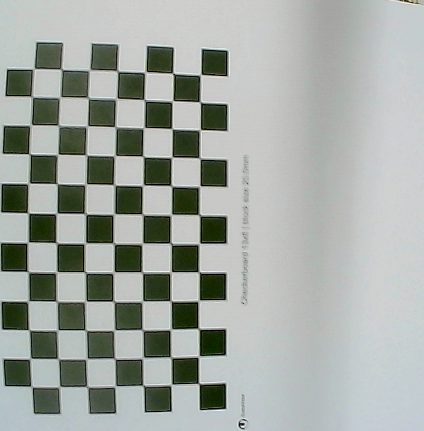
#> input picture Computer_Vision/calib1.png, 424 x 431 px; its folder holds 5 pictures in this run
$ python CameraCalibration.py
#> lines starting #> are read from the running program, lines starting #| are printed output that depends on the picture; after the words box and inside, x2 and y2 are one past the last pixel; in counts of white or black regions, pixels touching at a corner belong together
import numpy as np
import cv2 as cv
import glob


################ FIND CHESSBOARD CORNERS - OBJECT POINTS AND IMAGE POINTS #############################

chessboardSize = (12,7)
frameSize = (416,416)


# termination criteria
criteria = (cv.TERM_CRITERIA_EPS + cv.TERM_CRITERIA_MAX_ITER, 30, 0.001)


# prepare object points, like (0,0,0), (1,0,0), (2,0,0) ....,(6,5,0)
objp = np.zeros((chessboardSize[0] * chessboardSize[1], 3), np.float32)
objp[:,:2] = np.mgrid[0:chessboardSize[0],0:chessboardSize[1]].T.reshape(-1,2)*11 # 11 mm


# Arrays to store object points and image points from all the images.
objpoints = [] # 3d point in real world space
imgpoints = [] # 2d points in image plane.


images = glob.glob('*.png')

for image in images:

    img = cv.imread(image)
#> img is the input picture: shape (431, 424, 3); mean B, G, R 162, 167.2, 161.9
    gray = cv.cvtColor(img, cv.COLOR_BGR2GRAY)
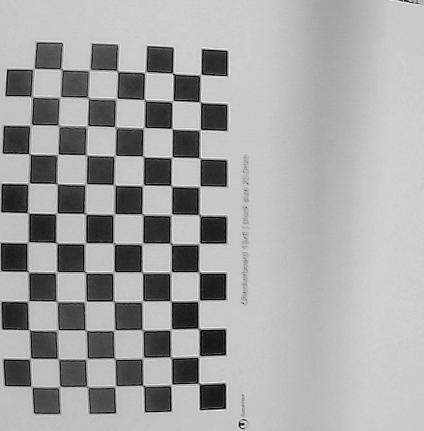
#> gray: shape (431, 424); min 0, max 252, mean 165

    # Find the chess board corners
    ret, corners = cv.findChessboardCorners(gray, chessboardSize, None)
#> ret = True; corners = 84 rows, first 8: [199.9, 74.01], [200.3, 101.6], [200.1, 129.9], [200.1, 157.9], [200.6, 186.9], [197.4, 215.3], [198.4, 242.2], [199.3, 271.6]

    # If found, add object points, image points (after refining them)
    if ret == True:

        objpoints.append(objp)
        corners2 = cv.cornerSubPix(gray, corners, (11,11), (-1,-1), criteria)
#> corners2 = 84 rows, first 8: [200.5, 74.73], [200, 102.1], [200, 129.8], [199.7, 158.3], [199.5, 186.4], [199.3, 215], [199.2, 243.6], [198.8, 272.2]
        imgpoints.append(corners)

        # Draw and display the corners
        cv.drawChessboardCorners(img, chessboardSize, corners2, ret)
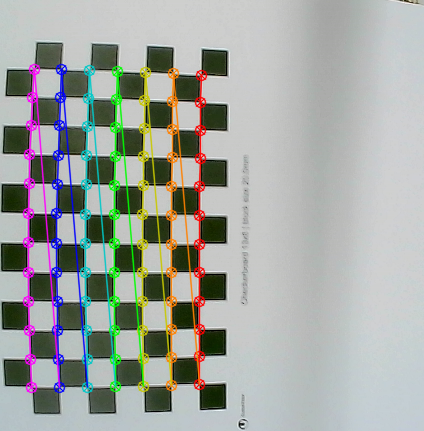
#> img: shape (431, 424, 3); 10.04% of pixels changed, all inside (x1, y1, x2, y2) = (22, 63, 208, 394)
        cv.imshow('img', img)
        cv.waitKey(1000)
#> pass 2 of the loop `for image in images:`:
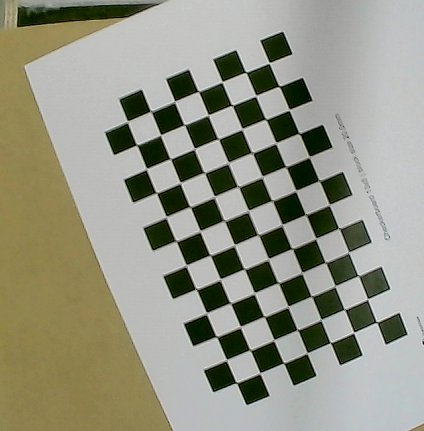
#> input picture Computer_Vision/calib2.png, 424 x 431 px
#> img is the input picture: shape (431, 424, 3); mean B, G, R 131.5, 147.6, 147.1
#> `gray = cv.cvtColor(img, cv.COLOR_BGR2GRAY)`:
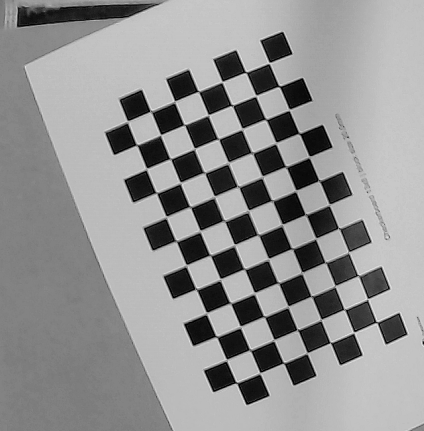
#> gray: shape (431, 424); min 0, max 240, mean 145.6
#> corners = 84 rows, first 8: [269.4, 62.92], [279, 86.3], [288.7, 109.4], [299.3, 132.9], [309, 156.4], [319, 179.7], [328.8, 204.4], [338.9, 227.6]
#> corners2 = 84 rows, first 8: [269.2, 62.93], [279.2, 86.31], [289.2, 109.7], [299.3, 133.4], [309.3, 156.9], [319.3, 180.7], [329.4, 204.8], [338.8, 228.3]
#> `cv.drawChessboardCorners(img, chessboardSize, corners2, ret)`:
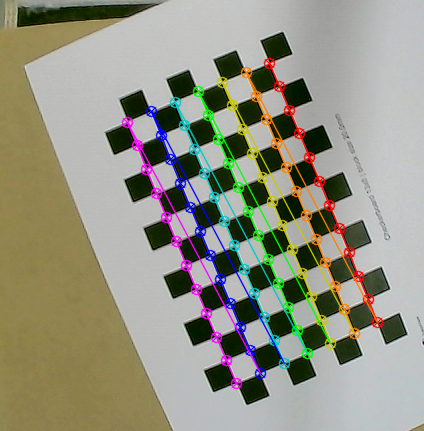
#> img: shape (431, 424, 3); 8.99% of pixels changed, all inside (x1, y1, x2, y2) = (121, 57, 384, 390)
#> pass 3 of the loop `for image in images:`:
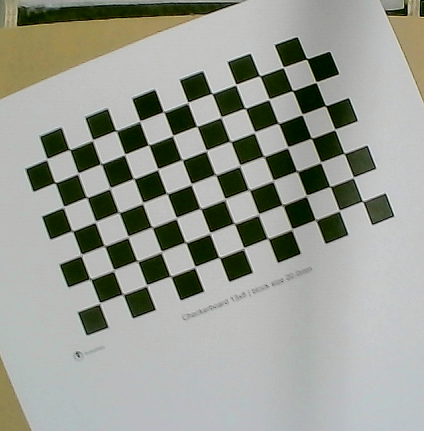
#> input picture Computer_Vision/calib3.png, 424 x 431 px
#> img is the input picture: shape (431, 424, 3); mean B, G, R 146.7, 155.3, 152.4
#> `gray = cv.cvtColor(img, cv.COLOR_BGR2GRAY)`:
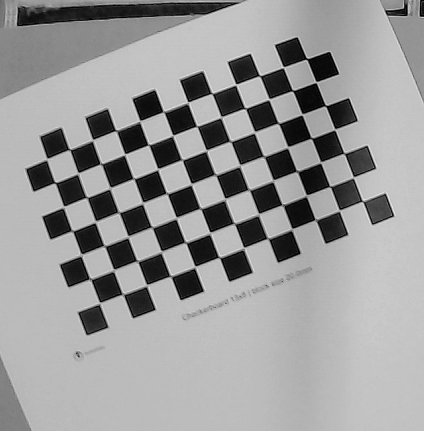
#> gray: shape (431, 424); min 0, max 239, mean 153.3
#> corners = 84 rows, first 8: [362.4, 201.6], [341, 208], [313, 219], [290.9, 227.7], [268.6, 237.7], [243.6, 247.5], [220.1, 256.8], [194.6, 266.2]
#> corners2 = 84 rows, first 8: [362.5, 201.2], [339.4, 210.6], [315.5, 219.8], [291.8, 229.3], [267.7, 238.5], [243.6, 248.1], [219.2, 257.5], [194.9, 267]
#> `cv.drawChessboardCorners(img, chessboardSize, corners2, ret)`:
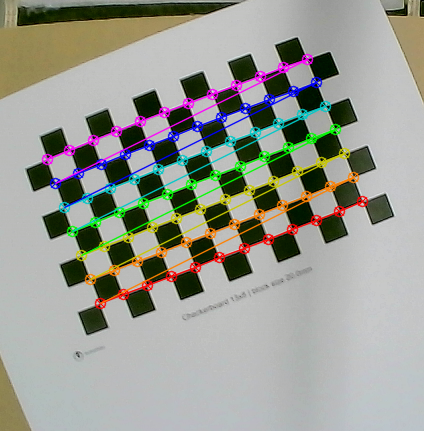
#> img: shape (431, 424, 3); 8.88% of pixels changed, all inside (x1, y1, x2, y2) = (41, 53, 369, 310)
#> the loop made 5 passes; the first 3 are shown


cv.destroyAllWindows()


############## CALIBRATION #######################################################

ret, cameraMatrix, dist, rvecs, tvecs = cv.calibrateCamera(objpoints, imgpoints, frameSize, None, None)


############## UNDISTORTION #####################################################

img = cv.imread('calib1.png')
h,  w = img.shape[:2]
#> h = 431; w = 424
newCameraMatrix, roi = cv.getOptimalNewCameraMatrix(cameraMatrix, dist, (w,h), 1, (w,h))


# Undistort
dst = cv.undistort(img, cameraMatrix, dist, None, newCameraMatrix)
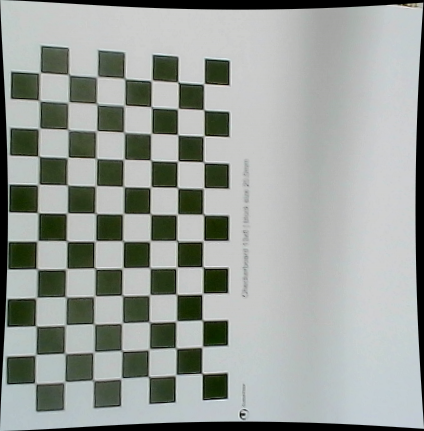
#> dst: shape (431, 424, 3); mean B, G, R 153.6, 158.4, 153.3

# crop the image
x, y, w, h = roi
dst = dst[y:y+h, x:x+w]
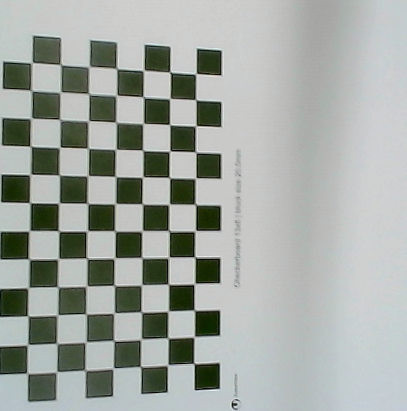
#> dst: shape (411, 407, 3); mean B, G, R 161.1, 166.4, 161
#cv.imwrite('calibResult1.png', dst)


# Undistort with Remapping
mapx, mapy = cv.initUndistortRectifyMap(cameraMatrix, dist, None, newCameraMatrix, (w,h), 5)
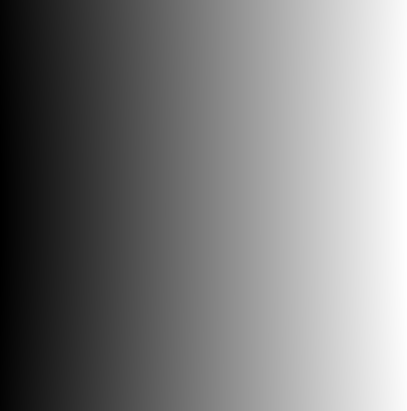
#> mapx: shape (411, 407) float32; min -7.35, max 414.5, mean 200.9; drawn with min black and max white
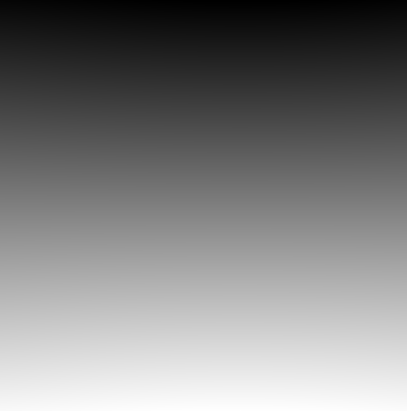
#> mapy: shape (411, 407) float32; min -9.25, max 419.9, mean 205; drawn with min black and max white
dst = cv.remap(img, mapx, mapy, cv.INTER_LINEAR)
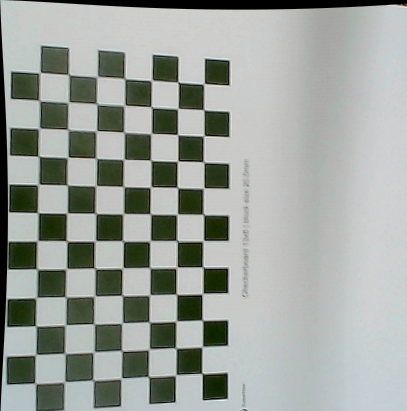
#> dst: shape (411, 407, 3); mean B, G, R 155.2, 160.6, 155.5


# Reprojection Error
mean_error = 0

for i in range(len(objpoints)):
    imgpoints2, _ = cv.projectPoints(objpoints[i], rvecs[i], tvecs[i], cameraMatrix, dist)
    error = cv.norm(imgpoints[i], imgpoints2, cv.NORM_L2)/len(imgpoints2)
    mean_error += error

#print( "total error: {}".format(mean_error/len(objpoints)) )
